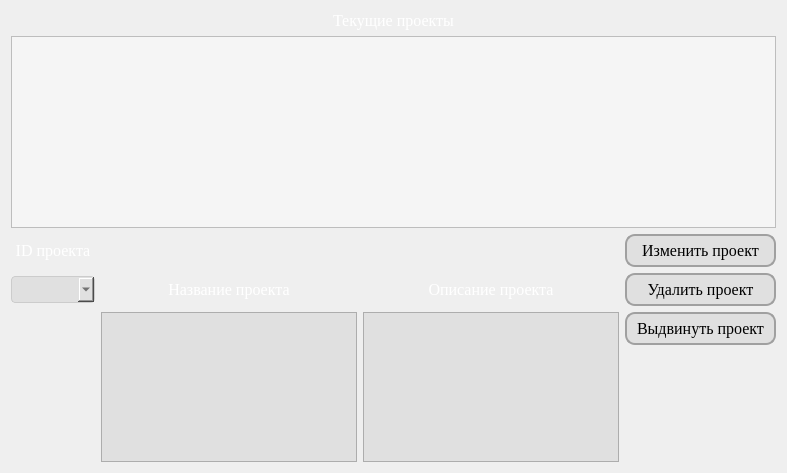
      <widget class="QWidget" name="remove_project">
       <layout class="QGridLayout" name="gridLayout_19">
        <item row="2" column="0">
         <layout class="QGridLayout" name="gridLayout_10">
          <property name="sizeConstraint">
           <enum>QLayout::SetFixedSize</enum>
          </property>
          <item row="2" column="3">
           <widget class="QPushButton" name="pushButton_project_work">
            <property name="font">
             <font>
              <family>Times New Roman</family>
              <pointsize>12</pointsize>
             </font>
            </property>
            <property name="cursor">
             <cursorShape>PointingHandCursor</cursorShape>
            </property>
            <property name="styleSheet">
             <string notr="true">QPushButton {
    background-color: #E0E0E0;
    border-radius: 10px;
    border: 2px solid #A0A0A0;
    padding: 5px 10px;
}

QPushButton:hover {
    background-color: #CCCCCC;
}
</string>
            </property>
            <property name="text">
             <string>Выдвинуть проект</string>
            </property>
           </widget>
          </item>
          <item row="0" column="3">
           <widget class="QPushButton" name="pushButton_change_project">
            <property name="font">
             <font>
              <family>Times New Roman</family>
              <pointsize>12</pointsize>
             </font>
            </property>
            <property name="cursor">
             <cursorShape>PointingHandCursor</cursorShape>
            </property>
            <property name="styleSheet">
             <string notr="true">QPushButton {
    background-color: #E0E0E0;
    border-radius: 10px;
    border: 2px solid #A0A0A0;
    padding: 5px 10px;
}

QPushButton:hover {
    background-color: #CCCCCC;
}
</string>
            </property>
            <property name="text">
             <string>Изменить проект</string>
            </property>
           </widget>
          </item>
          <item row="1" column="3">
           <widget class="QPushButton" name="pushButton_remove_project">
            <property name="font">
             <font>
              <family>Times New Roman</family>
              <pointsize>12</pointsize>
             </font>
            </property>
            <property name="cursor">
             <cursorShape>PointingHandCursor</cursorShape>
            </property>
            <property name="styleSheet">
             <string notr="true">QPushButton {
    background-color: #E0E0E0;
    border-radius: 10px;
    border: 2px solid #A0A0A0;
    padding: 5px 10px;
}

QPushButton:hover {
    background-color: #CCCCCC;
}
</string>
            </property>
            <property name="text">
             <string>Удалить проект</string>
            </property>
           </widget>
          </item>
          <item row="1" column="2">
           <widget class="QLabel" name="label_11">
            <property name="sizePolicy">
             <sizepolicy hsizetype="Preferred" vsizetype="Fixed">
              <horstretch>0</horstretch>
              <verstretch>0</verstretch>
             </sizepolicy>
            </property>
            <property name="font">
             <font>
              <family>Times New Roman</family>
              <pointsize>12</pointsize>
             </font>
            </property>
            <property name="styleSheet">
             <string notr="true">color: rgb(255, 255, 255)</string>
            </property>
            <property name="text">
             <string>Описание проекта</string>
            </property>
            <property name="alignment">
             <set>Qt::AlignCenter</set>
            </property>
           </widget>
          </item>
          <item row="2" column="2" rowspan="3">
           <widget class="QTextEdit" name="textEdit_newProjectDescription">
            <property name="sizePolicy">
             <sizepolicy hsizetype="Expanding" vsizetype="Expanding">
              <horstretch>0</horstretch>
              <verstretch>0</verstretch>
             </sizepolicy>
            </property>
            <property name="maximumSize">
             <size>
              <width>16777215</width>
              <height>150</height>
             </size>
            </property>
            <property name="font">
             <font>
              <family>Times New Roman</family>
              <pointsize>12</pointsize>
             </font>
            </property>
            <property name="cursor" stdset="0">
             <cursorShape>IBeamCursor</cursorShape>
            </property>
            <property name="styleSheet">
             <string notr="true">QTextEdit {
    background-color: #E0E0E0;
    color: black;
    text-align: justify;
}
</string>
            </property>
           </widget>
          </item>
          <item row="0" column="2">
           <spacer name="horizontalSpacer_3">
            <property name="orientation">
             <enum>Qt::Horizontal</enum>
            </property>
            <property name="sizeHint" stdset="0">
             <size>
              <width>40</width>
              <height>20</height>
             </size>
            </property>
           </spacer>
          </item>
          <item row="1" column="1">
           <widget class="QLabel" name="label_10">
            <property name="sizePolicy">
             <sizepolicy hsizetype="Preferred" vsizetype="Fixed">
              <horstretch>0</horstretch>
              <verstretch>0</verstretch>
             </sizepolicy>
            </property>
            <property name="font">
             <font>
              <family>Times New Roman</family>
              <pointsize>12</pointsize>
             </font>
            </property>
            <property name="styleSheet">
             <string notr="true">color: rgb(255, 255, 255)</string>
            </property>
            <property name="text">
             <string>Название проекта</string>
            </property>
            <property name="alignment">
             <set>Qt::AlignCenter</set>
            </property>
           </widget>
          </item>
          <item row="0" column="0">
           <widget class="QLabel" name="label_9">
            <property name="sizePolicy">
             <sizepolicy hsizetype="Preferred" vsizetype="Fixed">
              <horstretch>0</horstretch>
              <verstretch>0</verstretch>
             </sizepolicy>
            </property>
            <property name="font">
             <font>
              <family>Times New Roman</family>
              <pointsize>12</pointsize>
             </font>
            </property>
            <property name="styleSheet">
             <string notr="true">color: rgb(255, 255, 255)</string>
            </property>
            <property name="text">
             <string>ID проекта</string>
            </property>
            <property name="alignment">
             <set>Qt::AlignCenter</set>
            </property>
           </widget>
          </item>
          <item row="2" column="1" rowspan="3">
           <widget class="QTextEdit" name="textEdit_newProjectName">
            <property name="sizePolicy">
             <sizepolicy hsizetype="Expanding" vsizetype="Fixed">
              <horstretch>0</horstretch>
              <verstretch>0</verstretch>
             </sizepolicy>
            </property>
            <property name="maximumSize">
             <size>
              <width>16777215</width>
              <height>150</height>
             </size>
            </property>
            <property name="font">
             <font>
              <family>Times New Roman</family>
              <pointsize>12</pointsize>
             </font>
            </property>
            <property name="styleSheet">
             <string notr="true">QTextEdit {
    background-color: #E0E0E0;
    color: black;
    text-align: justify;
}
</string>
            </property>
           </widget>
          </item>
          <item row="0" column="1">
           <spacer name="horizontalSpacer_2">
            <property name="orientation">
             <enum>Qt::Horizontal</enum>
            </property>
            <property name="sizeHint" stdset="0">
             <size>
              <width>40</width>
              <height>20</height>
             </size>
            </property>
           </spacer>
          </item>
          <item row="1" column="0">
           <widget class="QComboBox" name="comboBox_IDProject">
            <property name="font">
             <font>
              <family>Times New Roman</family>
              <pointsize>12</pointsize>
             </font>
            </property>
            <property name="cursor">
             <cursorShape>PointingHandCursor</cursorShape>
            </property>
            <property name="styleSheet">
             <string notr="true">/* Стили для самого комбобокса */
QComboBox {
    border: 1px solid #ccc;
    border-radius: 4px;
    padding: 2px 4px; /* Уменьшает внутренние отступы */
    background-color: #E0E0E0;
    color: #333;
    min-height: 10px;
}

/* Стили для выпадающего списка */
QComboBox QAbstractItemView {
    border: 1px solid #ccc;
    background-color: #E0E0E0;
}

/* Стили для выбранного элемента в выпадающем списке */
QComboBox QAbstractItemView::item:selected {
    background-color: rgb(177, 177, 177); /* Устанавливает цвет фона для выбранного элемента */
    color: #333;
}

/* Стили для невыбранных элементов в выпадающем списке */
QComboBox QAbstractItemView::item {
    background-color: #E0E0E0;
    color: #333;
    padding: 2px; /* Уменьшает внутренние отступы для элементов */
    min-height: 15px; /* Устанавливает минимальную высоту для элементов */
}
</string>
            </property>
           </widget>
          </item>
         </layout>
        </item>
        <item row="1" column="0">
         <widget class="QTableView" name="tableView_remove_project">
          <property name="cursor" stdset="0">
           <cursorShape>ArrowCursor</cursorShape>
          </property>
          <property name="styleSheet">
           <string notr="true">QTableView {
    background-color: #f5f5f5; /* Цвет фона */
    color: #333; /* Цвет текста */
    gridline-color: #ccc; /* Цвет линий сетки */
}

QTableView::item:selected {
    background-color: #a0d9ff; /* Цвет фона для выбранной ячейки */
    color: #333; /* Цвет текста для выбранной ячейки */
}

QHeaderView::section {
    background-color: #4c7c99; /* Цвет фона заголовков столбцов */
    color: white; /* Цвет текста заголовков столбцов */
    padding: 4px; /* Отступы внутри заголовков столбцов */
    border: 1px solid #2e5066; /* Граница вокруг заголовков столбцов */
}

QTableView::horizontalHeader {
    background-color: #4c7c99; /* Цвет фона горизонтального заголовка */
    color: white; /* Цвет текста горизонтального заголовка */
}

QTableView::verticalHeader {
    background-color: #4c7c99; /* Цвет фона вертикального заголовка */
    color: white; /* Цвет текста вертикального заголовка */
}
</string>
          </property>
          <property name="frameShadow">
           <enum>QFrame::Raised</enum>
          </property>
          <property name="editTriggers">
           <set>QAbstractItemView::NoEditTriggers</set>
          </property>
          <property name="sortingEnabled">
           <bool>true</bool>
          </property>
         </widget>
        </item>
        <item row="0" column="0">
         <widget class="QLabel" name="label_45">
          <property name="font">
           <font>
            <family>Times New Roman</family>
            <pointsize>12</pointsize>
           </font>
          </property>
          <property name="styleSheet">
           <string notr="true">color: rgb(255, 255, 255)</string>
          </property>
          <property name="text">
           <string>Текущие проекты</string>
          </property>
          <property name="alignment">
           <set>Qt::AlignCenter</set>
          </property>
         </widget>
        </item>
       </layout>
      </widget>
